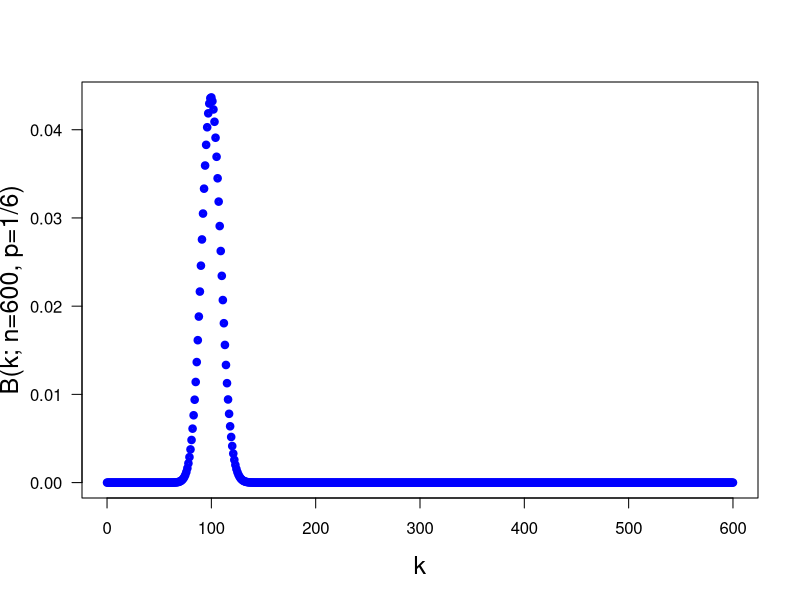

Reproduce this figure in R.
print('file: ProbBinomPDn600p1o6.R')
# dbinom(k;n=600,p=1/6
p=1/6; n=600; karr=seq(0,n); parr=numeric(n+1) 
parr = dbinom(karr,n,p)
# png('BernoulliDie600n200517.png',width=16,height=16,units='cm',res=300)
plot(karr,parr,type='p',lwd=4,col='blue',xlab='k',
     ylab='B(k; n=600, p=1/6)',las=1,cex=0.6,cex.lab=1.5)
# dev.off()
